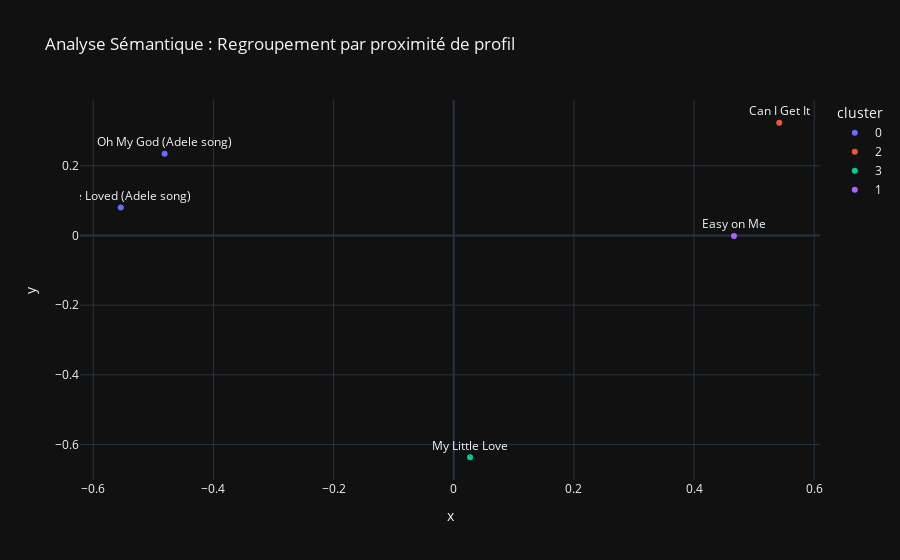

Notebook cell for this chart:
### Code cell
from utils.pipeline import pipeline_complet


df_final = pipeline_complet(query, api="dbpedia")

### Figure 1 — Plotly figure (JSON) as saved in the notebook; plotly's stock layout.template omitted (floating-point values rounded to 4 significant figures)
{"data": [{"customdata": [["Oh My God (Adele song)", "2021-11-29", "0"], ["To Be Loved (Adele song)", "2021-11-19", "0"]], "hovertemplate": "cluster=%{customdata[2]}<br>x=%{x}<br>y=%{y}<br>album_label=%{customdata[0]}<br>release_date=%{customdata[1]}<extra></extra>", "legendgroup": "0", "marker": {"color": "#636efa", "symbol": "circle"}, "mode": "markers+text", "name": "0", "orientation": "v", "showlegend": true, "text": ["Oh My God (Adele song)", "To Be Loved (Adele song)"], "textposition": "top center", "type": "scatter", "x": [-0.4812, -0.5543], "xaxis": "x", "y": [0.2344, 0.08013], "yaxis": "y"}, {"customdata": [["Can I Get It", "2021-11-19", "2"]], "hovertemplate": "cluster=%{customdata[2]}<br>x=%{x}<br>y=%{y}<br>album_label=%{customdata[0]}<br>release_date=%{customdata[1]}<extra></extra>", "legendgroup": "2", "marker": {"color": "#EF553B", "symbol": "circle"}, "mode": "markers+text", "name": "2", "orientation": "v", "showlegend": true, "text": ["Can I Get It"], "textposition": "top center", "type": "scatter", "x": [0.5418], "xaxis": "x", "y": [0.3233], "yaxis": "y"}, {"customdata": [["My Little Love", "2021-11-19", "3"]], "hovertemplate": "cluster=%{customdata[2]}<br>x=%{x}<br>y=%{y}<br>album_label=%{customdata[0]}<br>release_date=%{customdata[1]}<extra></extra>", "legendgroup": "3", "marker": {"color": "#00cc96", "symbol": "circle"}, "mode": "markers+text", "name": "3", "orientation": "v", "showlegend": true, "text": ["My Little Love"], "textposition": "top center", "type": "scatter", "x": [0.02721], "xaxis": "x", "y": [-0.6364], "yaxis": "y"}, {"customdata": [["Easy on Me", "2021-10-15", "1"]], "hovertemplate": "cluster=%{customdata[2]}<br>x=%{x}<br>y=%{y}<br>album_label=%{customdata[0]}<br>release_date=%{customdata[1]}<extra></extra>", "legendgroup": "1", "marker": {"color": "#ab63fa", "symbol": "circle"}, "mode": "markers+text", "name": "1", "orientation": "v", "showlegend": true, "text": ["Easy on Me"], "textposition": "top center", "type": "scatter", "x": [0.4665], "xaxis": "x", "y": [-0.001384], "yaxis": "y"}], "layout": {"legend": {"title": {"text": "cluster"}, "tracegroupgap": 0}, "title": {"text": "Analyse Sémantique : Regroupement par proximité de profil"}, "xaxis": {"anchor": "y", "domain": [0, 1], "title": {"text": "x"}}, "yaxis": {"anchor": "x", "domain": [0, 1], "title": {"text": "y"}}}}
